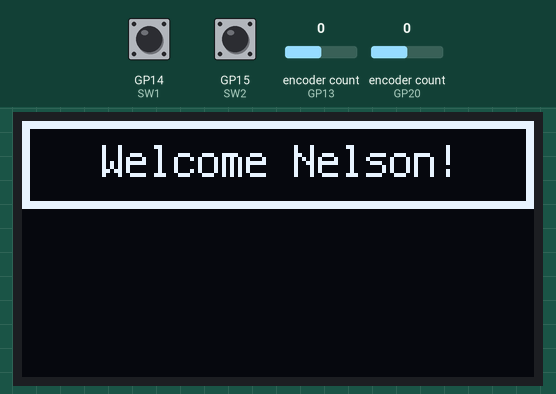
This program was run on a simulated Raspberry Pi Pico running CircuitPython. On the bench: 128×64 one-colour display. The inputs (shaded band) are chosen by the test bench; at power-on: encoder count (sensors on GP13, GP20) 0, GP14 (SW1) HIGH, GP15 (SW2) HIGH. USB keyboard and mouse output is not drawn.

Above: at 1.2 s.
1.3 s: encoder count (sensor on GP13) set to 1
At 1.9 s:
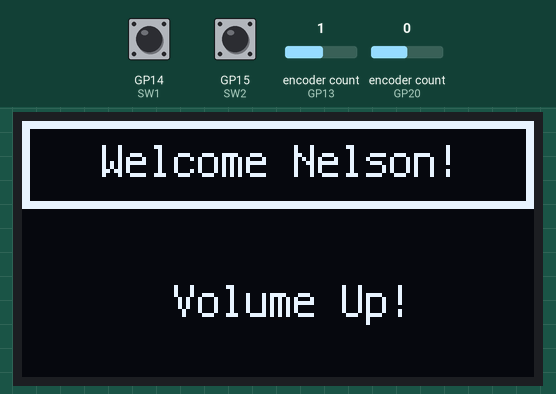
2.8 s: encoder count (sensor on GP20) set to 1
At 4.0 s:
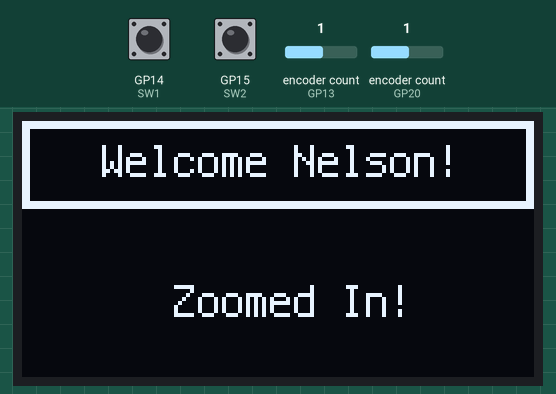
4.3 s: GP14 (SW1) pulled LOW for 0.15 s
At 5.2 s:
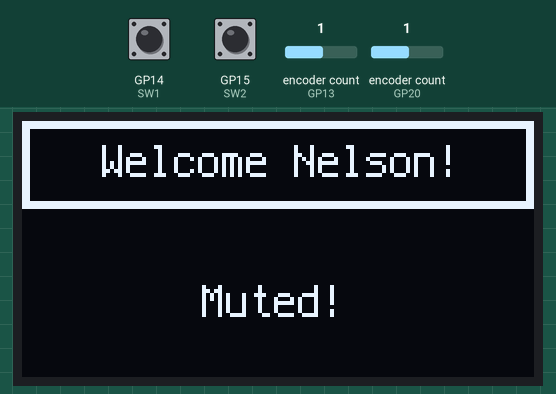
6.0 s: GP15 (SW2) pulled LOW for 0.15 s
At 7.3 s:
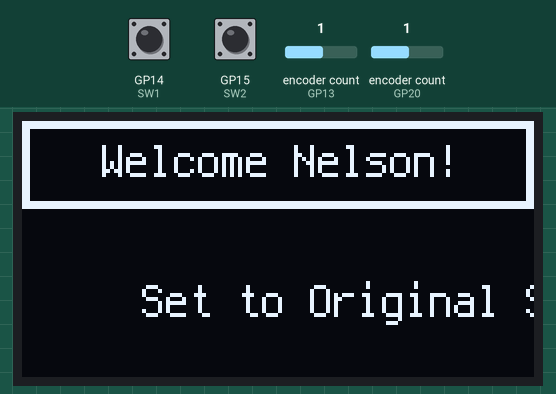
7.7 s: encoder count (sensor on GP13) set to 0
At 8.9 s:
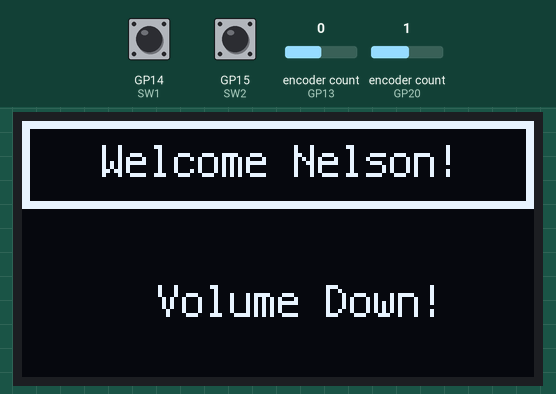
9.2 s: encoder count (sensor on GP20) set to 0
At 10.2 s:
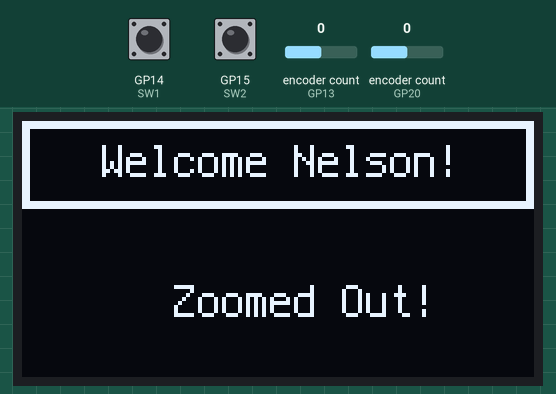
Timing chart, 0 to 11.7 s (numbered marks = the images above; inputs shaded):
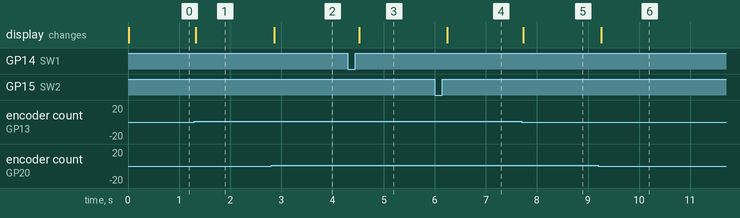

Measured:
- after the input at 1.3 s, the display: changes at once (image 1)
- after the input at 2.8 s, the display: changes after 0.06 s (image 2)
- after the input at 4.3 s, the display: changes after 0.22 s (image 3)
- after the input at 6.0 s, the display: changes after 0.24 s (image 4)
- after the input at 7.7 s, the display: changes at once (image 5)
- after the input at 9.2 s, the display: changes after 0.06 s (image 6)

The program:

code.py
```python
import board, busio, displayio, os, terminalio
import adafruit_displayio_ssd1306
from adafruit_display_text import label
import usb_hid
import digitalio
import time
import rotaryio
import storage, usb_cdc

from oled_display import OLEDDisplay
import macro


#---- Boot Mode ----

#shutOff = digitalio.DigitalInOut(board.GP18)
#shutOff.direction = digitalio.Direction.INPUT
#shutOff.pull = digitalio.Pull.UP

#if shutOff.value:
    #storage.disable_usb_drive()
    #usb_cdc.disable()


# ------- Button Setup --------

buttons = [board.GP0, board.GP1, board.GP2, board.GP3, board.GP4, board.GP5, board.GP6, board.GP7, board.GP8, board.GP9, board.GP10, board.GP11]
key = [digitalio.DigitalInOut(pin_name) for pin_name in buttons]
for x in range(len(buttons)):
    key[x].direction = digitalio.Direction.INPUT
    key[x].pull = digitalio.Pull.DOWN

# ----- Rotary Encoder Setup -----

encoder1 = rotaryio.IncrementalEncoder(board.GP13, board.GP12)
encoder2 = rotaryio.IncrementalEncoder(board.GP20, board.GP19)

SW1 = digitalio.DigitalInOut(board.GP14)
SW1.direction = digitalio.Direction.INPUT
SW1.pull = digitalio.Pull.UP

SW2 = digitalio.DigitalInOut(board.GP15)
SW2.direction = digitalio.Direction.INPUT
SW2.pull = digitalio.Pull.UP

last_position1 = encoder1.position
last_position2 = encoder2.position

# -------- Display -------

dis = OLEDDisplay()

dis.initialize()
dis.drawHeader()

# --- Main Loop ---

while True:
    if key[0].value:
        macro.key1()
        dis.clearMacroLabel()
        dis.setMacroLabel("Copied", 45, 45)

    if key[1].value:
        macro.key2()
        dis.clearMacroLabel()
        dis.setMacroLabel("Pasted", 45, 45)

    if key[2].value:
        macro.key3()
        dis.clearHeader()

    if key[3].value:
        macro.key4()
        dis.drawHeader()

    if key[4].value:
        macro.key5()

    if key[5].value:
        macro.key6()

    if key[6].value:
        macro.key7()

    if key[7].value:
        macro.key8()

    if key[8].value:
        macro.key9()

    if key[9].value:
        macro.key10()

    if key[10].value:
        macro.key11()

    # ----- Rotary Encoders ----
    current_position1 = encoder1.position
    if current_position1 > last_position1:
        macro.r1up()
        dis.clearMacroLabel()
        dis.setMacroLabel("Volume Up!", 38, 45)
    elif current_position1 < last_position1:
        macro.r1down()
        dis.clearMacroLabel()
        dis.setMacroLabel("Volume Down!", 34, 45)
    last_position1 = current_position1

    current_position2 = encoder2.position
    if current_position2 > last_position2:
        macro.r2up()
        dis.clearMacroLabel()
        dis.setMacroLabel("Zoomed In!", 38, 45)
    elif current_position2 < last_position2:
        macro.r2down()
        dis.clearMacroLabel()
        dis.setMacroLabel("Zoomed Out!", 38, 45)
    last_position2 = current_position2

    if not SW1.value:
        macro.sw1()
        dis.clearMacroLabel()
        dis.setMacroLabel("Muted!", 45, 45)

    if not SW2.value:
        macro.sw2()
        dis.clearMacroLabel()
        dis.setMacroLabel("Set to Original Size", 30, 45)

    time.sleep(0.005)
```

oled_display.py
```python
import board, busio, displayio, terminalio
import adafruit_displayio_ssd1306
from adafruit_display_text import label
from adafruit_display_shapes.rect import Rect

import time

class OLEDDisplay:
    def __init__(self):
        self.splash = displayio.Group()
        self.display = None
        self.header_box = None
        self.header_text = None
        self.header_displayed = False
        self.macro_label = None

    def initialize(self):
        displayio.release_displays()

        sda, scl = board.GP16, board.GP17
        i2c = busio.I2C(scl, sda)
        display_bus = displayio.I2CDisplay(i2c, device_address=0x3C)

        self.display = adafruit_displayio_ssd1306.SSD1306(display_bus, width=128, height=64)

        # Assign splash to self.splash
        self.splash = displayio.Group()

        color_bitmap = displayio.Bitmap(128, 64, 1)
        color_palette = displayio.Palette(1)
        color_palette[0] = 0x000000

        bg_sprite = displayio.TileGrid(color_bitmap, pixel_shader=color_palette, x=0, y=0)
        self.splash.append(bg_sprite)

        self.display.root_group = self.splash

    def clear(self):
        self.display.fill(0)

    def setMacroLabel(self, text, x_cord, y_cord):
        self.macro_label = label.Label(terminalio.FONT, text=text, color=0xFFFF00, x=x_cord, y=y_cord)
        self.splash.append(self.macro_label)

    def clearMacroLabel(self):
        if self.macro_label:
            self.splash.remove(self.macro_label)

    def drawHeader(self):
        self.header_displayed = True
        self.header_box = Rect(0, 0, 128, 22, outline=0xFFFFFF, stroke=2)
        self.header_text = label.Label(terminalio.FONT, text="Welcome Nelson!", color=0xFFFFFF, x=20, y=10)

        self.splash.append(self.header_box)
        self.splash.append(self.header_text)

    def clearHeader(self):
        if self.header_displayed is True:
            self.splash.remove(self.header_box)
            self.splash.remove(self.header_text)
            self.header_displayed = False
```

macro.py
```python
from adafruit_hid.keycode import Keycode
from adafruit_hid.keyboard import Keyboard
from adafruit_hid.keyboard_layout_us import KeyboardLayoutUS
from adafruit_hid.consumer_control import ConsumerControl
from adafruit_hid.consumer_control_code import ConsumerControlCode
from adafruit_hid.mouse import Mouse
import usb_hid
import time

#----- Setup all the Devices ------

mouse = Mouse(usb_hid.devices)
cc = ConsumerControl(usb_hid.devices)
kbd = Keyboard(usb_hid.devices)
layout = KeyboardLayoutUS(kbd)

#----- Debounce Time -----

debounce_time = 0.2
rotary_debounce_time = 0.01

def debounce():
    time.sleep(debounce_time)

def rotaryDebounce():
    time.sleep(rotary_debounce_time)

#----- Functions For Each Key -----

def key1():
    kbd.press(Keycode.COMMAND)
    kbd.press(Keycode.C)
    kbd.release_all()
    debounce()

def key2():
    kbd.press(Keycode.COMMAND)
    kbd.press(Keycode.V)
    kbd.release_all()
    debounce()

def key3():
    debounce()

def key4():
    debounce()

def key5():
    debounce()

def key6():
    layout.write("Hello, World!")

def key7():
    debounce()

def key8():
    debounce()

def key9():
    debounce()

def key10():
    debounce()

def key11():
    debounce()

def sw1():
    cc.press(ConsumerControlCode.MUTE)
    cc.release()
    debounce()

def sw2():
    kbd.press(Keycode.COMMAND)
    kbd.press(Keycode.O)
    kbd.release_all()
    debounce()

def r1up():
    cc.press(ConsumerControlCode.VOLUME_INCREMENT)
    cc.release()
    rotaryDebounce()

def r1down():
    cc.press(ConsumerControlCode.VOLUME_DECREMENT)
    cc.release()
    rotaryDebounce()

def r2up():
    kbd.press(Keycode.COMMAND)
    kbd.press(Keycode.SHIFT)
    kbd.press(Keycode.EQUALS)
    kbd.release_all()
    rotaryDebounce()

def r2down():
    kbd.press(Keycode.COMMAND)
    kbd.press(Keycode.SHIFT)
    kbd.press(Keycode.MINUS)
    kbd.release_all()
    rotaryDebounce()
```
